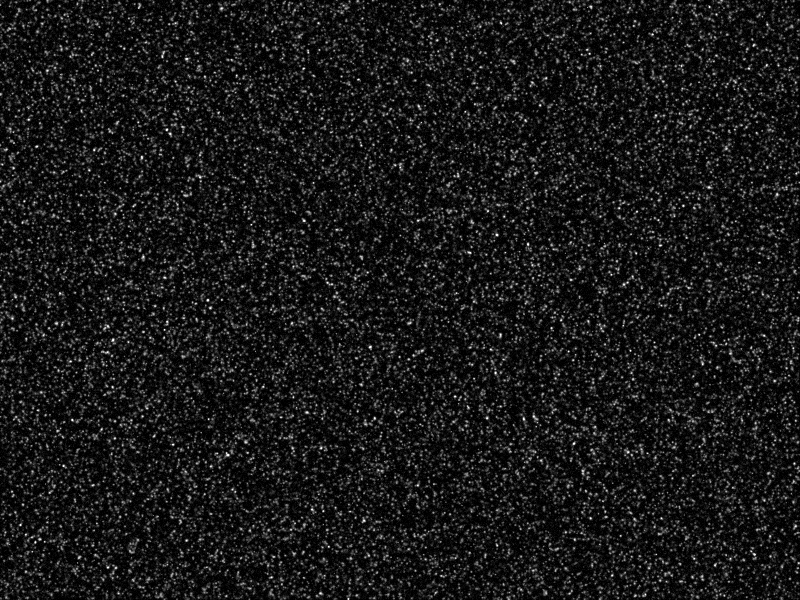
#> input picture Project_2/Frame1.tif, 800 x 600 px, found by its file name
$ python cross_correlation_for_velocity_vector_sample.py
#> lines starting #> are read from the running program, lines starting #| are printed output that depends on the picture
# -*- coding: utf-8 -*-
"""
Created on Sat Aug 31 00:28:46 2024

@author: Raj
"""

import cv2
import numpy as np
import matplotlib.pyplot as plt

def preprocess_image(image_path):
    # Load the image
#> called with image_path = 'E:\\github\\Project_3/Frame1.tif'
    image = cv2.imread(image_path, cv2.IMREAD_GRAYSCALE)
#> image is the input picture: shape (600, 800); min 0, max 255, mean 24

    # Check if the image was loaded successfully
    if image is None:
        print(f"Error: Unable to load image at {image_path}")
        return None

    # Resize the image
    resized_image = cv2.resize(image, (640, 480))
#> call 2 of preprocess_image, with image_path = 'E:\\github\\Project_3/Frame2.tif'
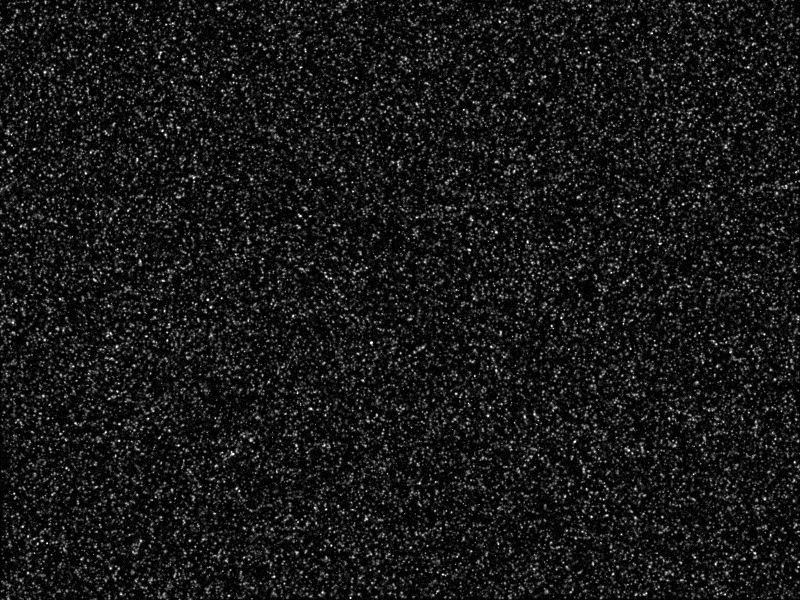
#> input picture Project_2/Frame2.tif, 800 x 600 px, found by its file name
#> in preprocess_image, image is the input picture: shape (600, 800); min 0, max 255, mean 23.9

    return resized_image

def cross_correlation(image1, image2, window_size=32, overlap=16):
    # Get the dimensions of the images
#> called with window_size = 32, overlap = 16
    h, w = image1.shape
#> h = 480; w = 640

    # Initialize the shift vectors
    shift_vectors = np.zeros((h // overlap, w // overlap, 2))

    # Loop over the image in overlapping windows
    for i in range(0, h - window_size, overlap):
        for j in range(0, w - window_size, overlap):
            # Extract the windows
            window1 = image1[i:i + window_size, j:j + window_size]
            window2 = image2[i:i + window_size, j:j + window_size]

            # Perform cross-correlation
            result = cv2.matchTemplate(window2, window1, cv2.TM_CCOEFF_NORMED)
            _, _, _, max_loc = cv2.minMaxLoc(result)

            # Calculate the shift
            max_loc = np.array(max_loc)
            shift = max_loc - np.array([window_size // 2, window_size // 2])
            shift_vectors[i // overlap, j // overlap] = shift
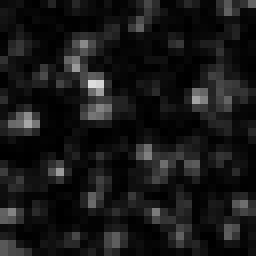
#> window2: shape (32, 32) (shown 8 times larger); min 0, max 221, mean 23.4

    print("Shift Vectors Shape:", shift_vectors.shape)
#| Shift Vectors Shape: (30, 40, 2)
    return shift_vectors

def calculate_velocity(shift_vectors, time_interval):
    # Calculate the velocity vectors
#> called with shift_vectors = array of shape (30, 40, 2), time_interval = 0.001
    velocity_vectors = shift_vectors / time_interval
    print("Velocity Vectors Shape:", velocity_vectors.shape)
#| Velocity Vectors Shape: (30, 40, 2)
    return velocity_vectors

def plot_velocity_field(velocity_vectors):
    # Create a grid for plotting
    X, Y = np.meshgrid(np.arange(velocity_vectors.shape[1]), np.arange(velocity_vectors.shape[0]))

    # Plot the velocity field
    plt.quiver(X, Y, velocity_vectors[..., 0], velocity_vectors[..., 1])
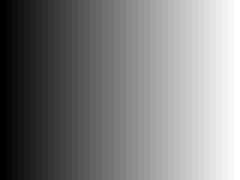
#> X: shape (30, 40) int64 (shown 6 times larger); min 0, max 39, mean 19.5; drawn with min black and max white
    plt.title('Velocity Vector Field')
    plt.xlabel('X')
    plt.ylabel('Y')
    plt.show()
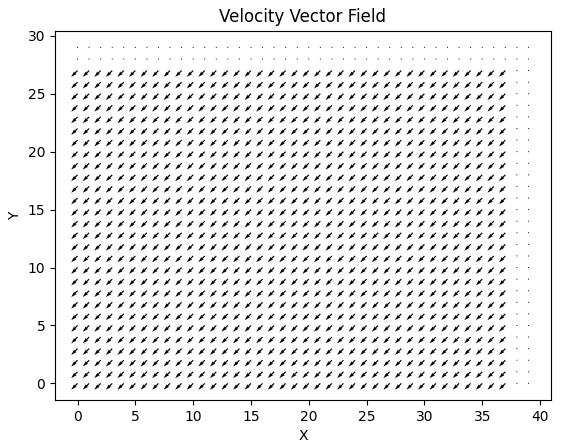
#> figure drawn by matplotlib, 1 panel

# Example usage
image_path1 = 'E:\github\Project_3/Frame1.tif'
image_path2 = 'E:\github\Project_3/Frame2.tif'
time_interval = 0.001  # Time interval in seconds (1 ms)

image1 = preprocess_image(image_path1)
image2 = preprocess_image(image_path2)

if image1 is not None and image2 is not None:
    shift_vectors = cross_correlation(image1, image2)
    velocity_vectors = calculate_velocity(shift_vectors, time_interval)

    plot_velocity_field(velocity_vectors)
